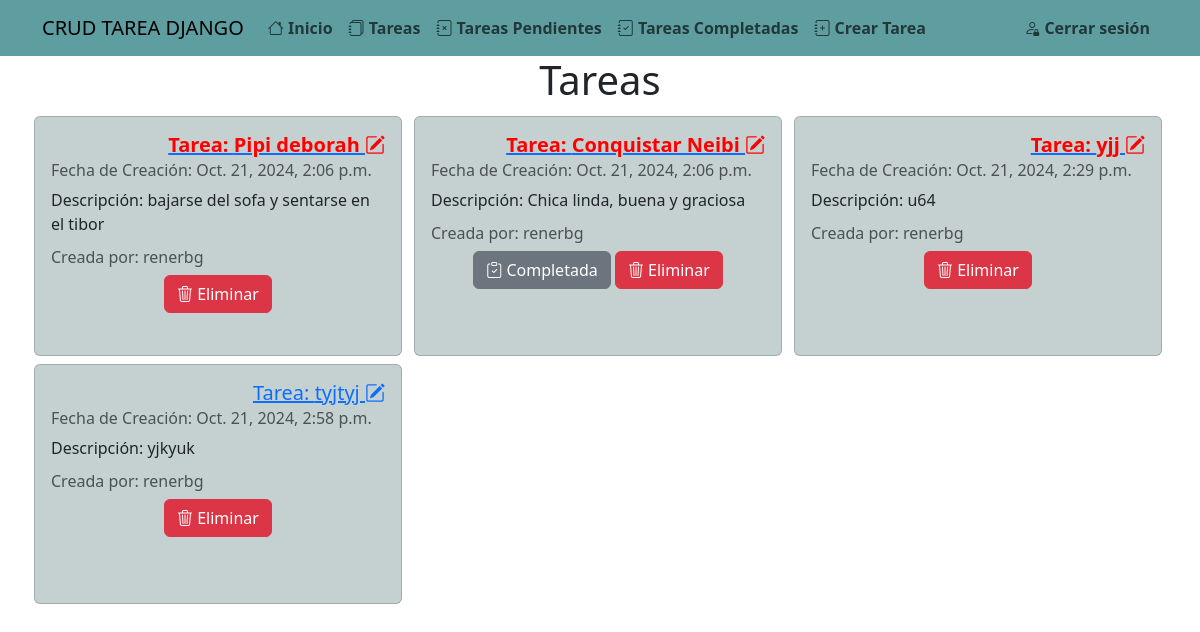
The app's page /tasks/ (signed in) with its own data.
### tasks/models.py (models this page shows, shortened)
class Task(models.Model):
    titulo = models.CharField(max_length=100)
    descripcion = models.TextField(blank=True)
    fecha_creacion = models.DateTimeField(auto_now_add=True)
    fecha_completada = models.DateTimeField(null=True, blank=True)
    importante = models.BooleanField(default=False)
    user = models.ForeignKey(User, on_delete=models.CASCADE)

### tasks/views.py (the view)
# urls.py: path('tasks/', views.tasks, name='tasks'),
@login_required
def tasks(request):
    tasks = Task.objects.filter(user=request.user)
    if tasks.exists():
        return render(request, 'tasks.html', {'tasks':tasks, 'title':'Tareas'})
    else:
        return render(request, 'tasks.html', {'tasks':tasks, 'title':'Tareas',
                                              'error':'No tienes tareas'})

### tasks/templates/tasks.html (shortened to what this page needs)
{% extends 'base.html' %}
{% block content %}
<h1 class="text-center md-5">{{title}}</h1>
<div class="container">
    <div class="row">
        {% for task in tasks %}
        <div class="col-md-4 p-1">
            <div class="card  card-photo" style="width: 23rem; height: 15rem; background-color: rgb(197, 209, 209);">
                <div class="card-body">
                    <h5 class="card-title text-end">
                        <a href="{% url 'task_detalle' task.id %}">
                            {% if task.importante %}
                            <strong style="color: red;">Tarea: {{task.titulo}} <i
                                    class="bi bi-pencil-square"></i></strong>
                            {% else %}
                            Tarea: {{task.titulo}} <i class="bi bi-pencil-square"></i>
                            {% endif %}
                        </a>
                    </h5>
                    <h6 class="card-subtitle mb-2 text-body-secondary">Fecha de Creación: {{task.fecha_creacion}}</h6>
                    <p class="card-text">Descripción: {{task.descripcion}}</p>
                    <h6 class="card-subtitle mb-2 text-body-secondary">Creada por: {{task.user.username}}</h6>
                    <div class="text-center">
                        {% if task.fecha_completada == None %}
                        <a href="{% url 'completada_task' task.id %}" class="btn btn-secondary">
                            <i class="bi bi-clipboard-check"></i> Completada
                        </a>
                        {% endif %}
                        <a href="{% url 'eliminar_task' task.id %}" class="btn btn-danger">
                            <i class="bi bi-trash3"></i> Eliminar
                        </a>
                    </div>
                </div>
            </div>
        </div>
        {% endfor %}
    </div>
</div>
{% endblock %}

### tasks/templates/base.html (shortened to what this page needs)
<!DOCTYPE html>
<html lang="en">
<head>
    <link href="https://cdn.jsdelivr.net/npm/bootstrap@5.3.3/dist/css/bootstrap.min.css" rel="stylesheet">
    <link rel="stylesheet" href="https://cdn.jsdelivr.net/npm/bootstrap-icons@1.11.3/font/bootstrap-icons.min.css">
</head>
<body>
    <nav class="navbar navbar-expand-lg" style="background-color:cadetblue">
        <div class="container">
            <a class="navbar-brand" href="/">CRUD TAREA DJANGO</a>
            <div class="collapse navbar-collapse" id="navbarNav">
                <ul class="navbar-nav me-auto">
                    <li class="nav-item">
                        <a class="nav-link" href="/">
                            <strong><i class="bi bi-house"></i> Inicio</strong>
                        </a>
                    </li>
                    {% if user.is_authenticated %}
                    <li class="nav-item">
                        <a class="nav-link" href="{% url 'tasks' %}">
                            <strong><i class="bi bi-journals"></i> Tareas</strong>
                        </a>
                    </li>
                    <li class="nav-item">
                        <a class="nav-link" href="{% url 'tasks_pendientes' %}">
                            <strong><i class="bi bi-journal-x"></i> Tareas Pendientes</strong>
                        </a>
                    </li>
                    <li class="nav-item">
                        <a class="nav-link" href="{% url 'tasks_completadas' %}">
                            <strong><i class="bi bi-journal-check"></i> Tareas Completadas</strong>
                        </a>
                    </li>
                    <li class="nav-item">
                        <a class="nav-link" href="/tasks/create/"><strong><i class="bi bi-journal-plus"></i> Crear Tarea</strong></a>
                    </li>
                    {% endif %}
                </ul>
            </div>
            <ul class="navbar-nav auth">
                {% if user.is_authenticated %}
                <li class="nav-item">
                    <a class="nav-link" href="/logout">
                        <strong><i class="bi bi-person-lock"></i> Cerrar sesión</strong>
                    </a>
                </li>
                {% endif %}
            </ul>
        </div>
    </nav>
    {% block content %}
    {% endblock %}
</body>
</html>

### tasks/templates/tasks.html (style rules this page uses)
.card-photo { cursor: pointer; }

### records on screen
Task: titulo "Pipi deborah", fecha_creacion "Oct. 21, 2024, 2:06 p.m.", descripcion "bajarse del sofa y sentarse en el tibor", user.username "renerbg"
Task: titulo "Conquistar Neibi", fecha_creacion "Oct. 21, 2024, 2:06 p.m.", descripcion "Chica linda, buena y graciosa", user.username "renerbg", shows "Completada"
Task: titulo "yjj", fecha_creacion "Oct. 21, 2024, 2:29 p.m.", descripcion "u64", user.username "renerbg"
Task: titulo "tyjtyj", fecha_creacion "Oct. 21, 2024, 2:58 p.m.", descripcion "yjkyuk", user.username "renerbg"

### other values on screen
{{ title }} "Tareas"
